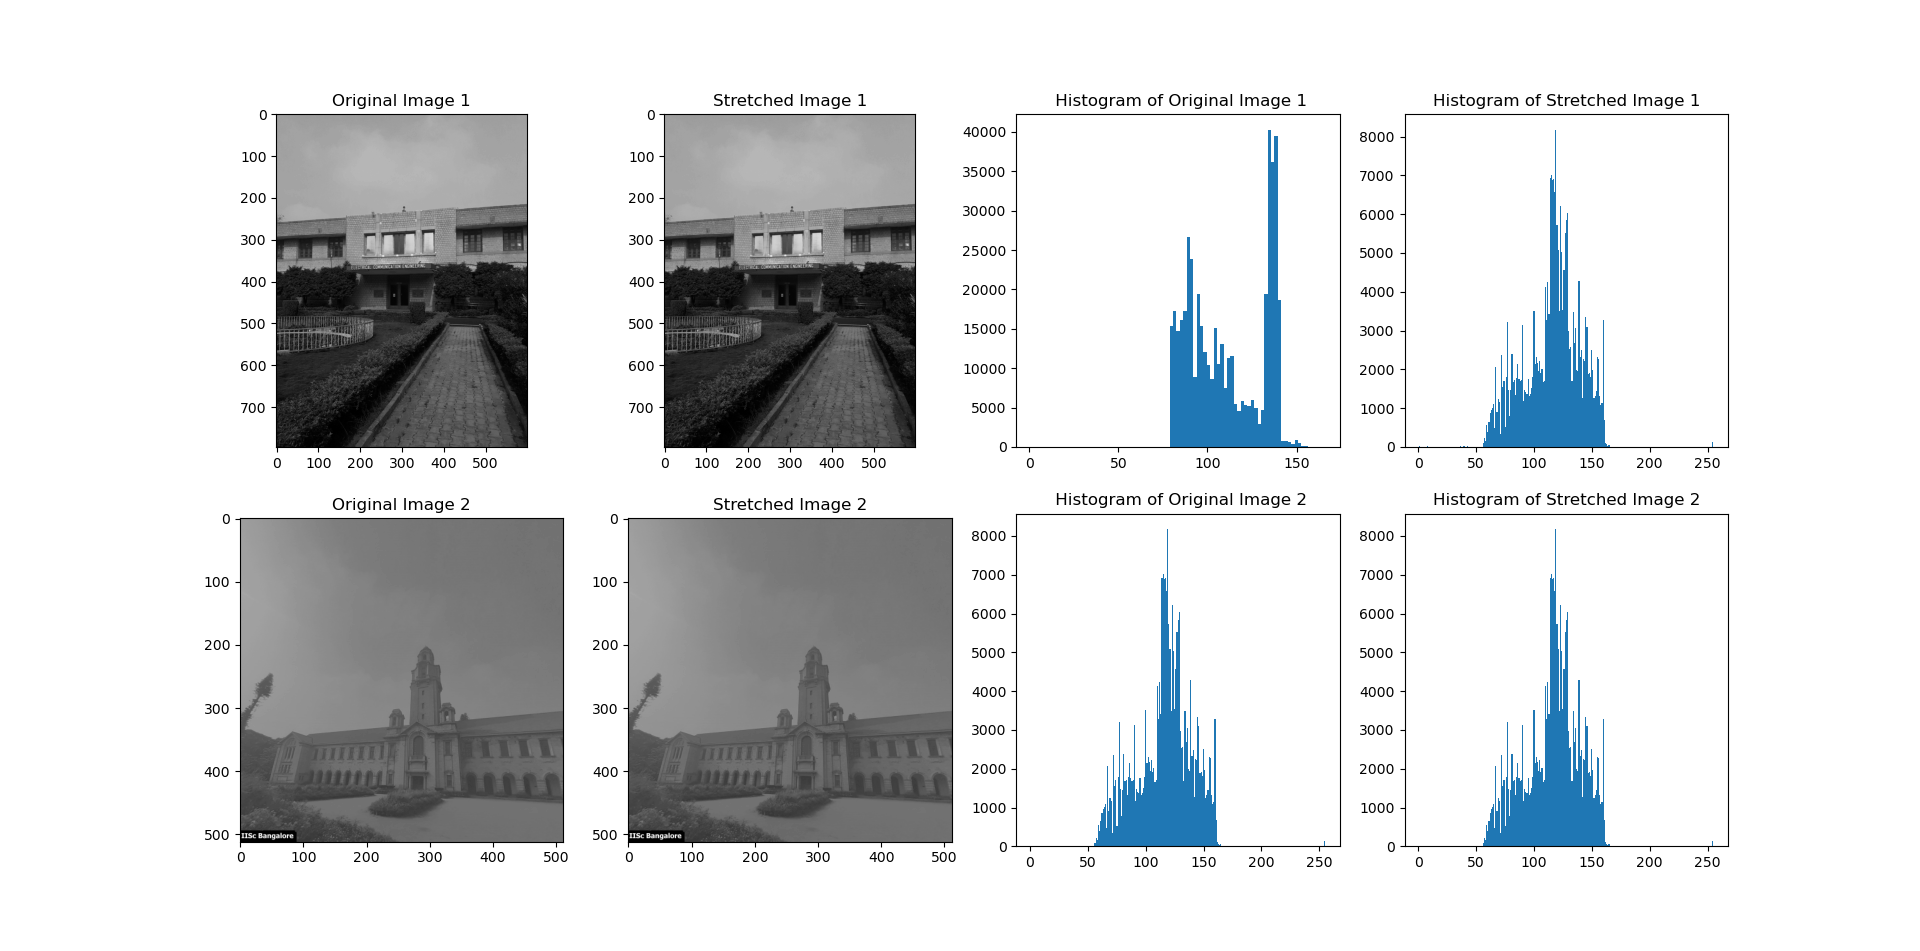

Source code (Python):
'''
Created on Aug 12 23

@author: Anjali Patel
'''
import numpy as np
from matplotlib import pyplot as plt
import cv2


#To read the images
img1=cv2.imread("C:\\Users\\DC\\Downloads\\Assignment_2\\images\\ECE.png", 0)
img2=cv2.imread("C:\\Users\\DC\\Downloads\\Assignment_2\\images\\IIScMain.png", 0)

#To find max  values
max_img1=np.max(img1)
print("Max value of img1 :",max_img1)
max_img2=np.max(img2)
print("Max value of img2 :",max_img2)

#To find min values
min_img1=np.min(img1)
print("Min value of img1 :",min_img1)
min_img2=np.min(img2)
print("Min value of img2 :",min_img2)

#To apply contrast stretch formula
str_img1=255*((img1-min_img1)/(max_img1-min_img1))
str_img2=255*((img2-min_img2)/(max_img2-min_img2))


#To find value of bins for histogram
bins1=max_img1-min_img1
bins2=max_img2-min_img2


#To show subplots of original image1 and stretched image1
plt.subplot(241)
plt.title("Original Image 1")
plt.imshow(img1,cmap='gray')

plt.subplot(242)
plt.title("Stretched Image 1")
plt.imshow(str_img1,cmap='gray')

#To plot histogram of original image1 and stretched image1
plt.subplot(243)
plt.title(" Histogram of Original Image 1")
plt.hist(img1.ravel(),bins=87,range=(1,img1.ravel().max()))

plt.subplot(244)
plt.title("Histogram of Stretched Image 1")
plt.hist(img2.ravel(),bins=255,range=(1,str_img1.ravel().max()))

#To show subplots of original image1 and stretched image1
plt.subplot(245)
plt.title("Original Image 2")
plt.imshow(img2,cmap='gray')

plt.subplot(246)
plt.title("Stretched Image 2")
plt.imshow(str_img2,cmap='gray')

#To plot histogram of original image1 and stretched image1
plt.subplot(247)
plt.title(" Histogram of Original Image 2")
plt.hist(img2.ravel(),bins=255,range=(1,img2.ravel().max()))

plt.subplot(248)
plt.title("Histogram of Stretched Image 2")
plt.hist(img2.ravel(),bins=255,range=(1,str_img2.ravel().max()))
